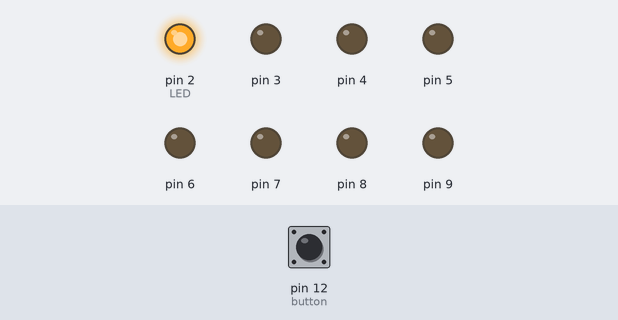
The sketch below on a simulated Arduino Uno, built with avr-gcc and run on an emulated ATmega328P. Shown: output pins drawn as LEDs (lit = HIGH). The inputs (shaded band) are chosen by the test bench; at power-on: pin 12 (button) HIGH.

Above: at 1.2 s.
1.3 s: pin 12 (button) pulled LOW for 0.15 s
At 2.3 s:
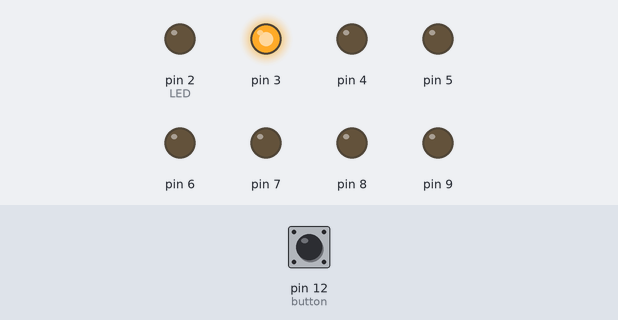
2.9 s: pin 12 (button) pulled LOW for 1 s
At 4.7 s:
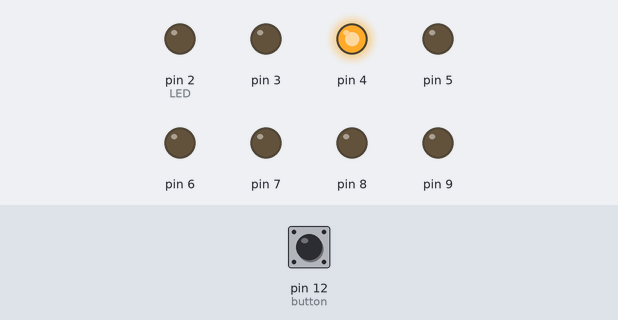
5.4 s: pin 12 (button) pulled LOW for 0.15 s
At 6.6 s:
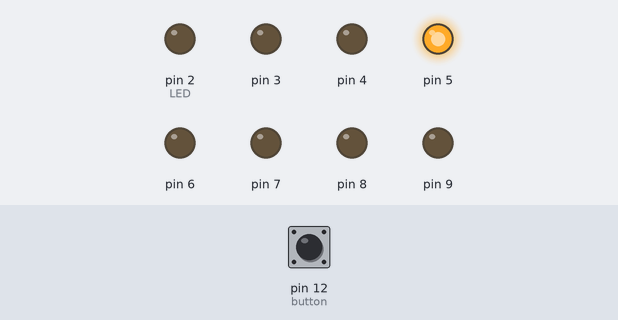
7.0 s: pin 12 (button) pulled LOW for 3.2 s
At 8.3 s:
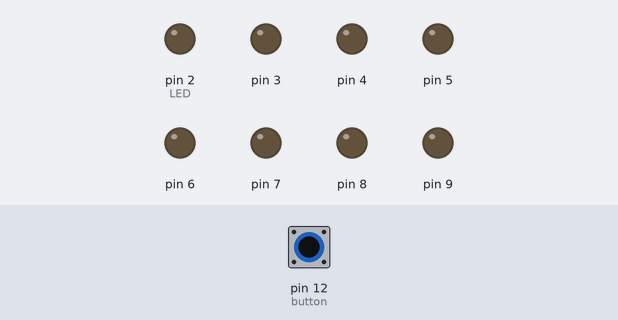
11.7 s: pin 12 (button) pulled LOW for 0.15 s
At 12.6 s:
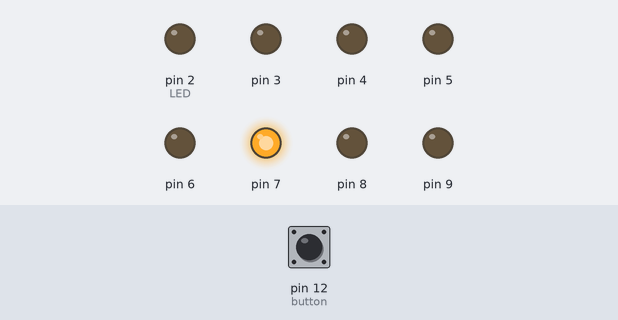
13.3 s: pin 12 (button) pulled LOW for 1 s
At 15.0 s:
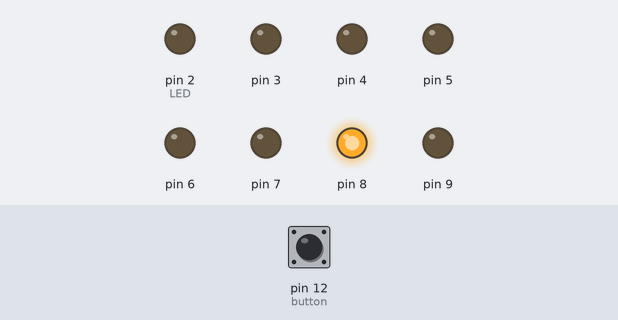
Timing chart, 0 to 16.5 s (numbered marks = the images above; inputs shaded):
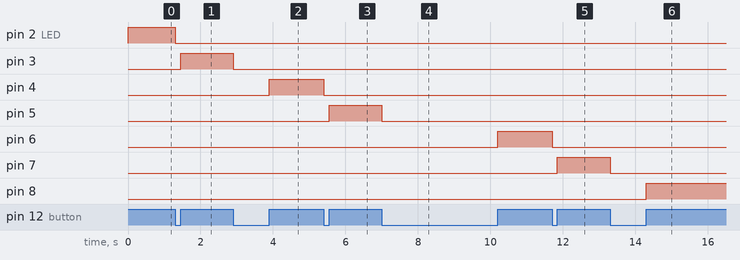

Measured:
- after the input at 1.3 s, pin 2 (LED): HIGH → LOW at once; pin 3: LOW → HIGH after 0.15 s
- after the input at 2.9 s, pin 3: HIGH → LOW at once; pin 4: LOW → HIGH after 1.0 s
- after the input at 5.4 s, pin 4: HIGH → LOW at once; pin 5: LOW → HIGH after 0.15 s
- after the input at 7.0 s, pin 5: HIGH → LOW at once; pin 6: LOW → HIGH after 3.2 s
- after the input at 11.7 s, pin 6: HIGH → LOW at once; pin 7: LOW → HIGH after 0.15 s
- after the input at 13.3 s, pin 7: HIGH → LOW at once; pin 8: LOW → HIGH after 1.0 s

The sketch:

chal1.ino
```cpp
long unsigned int cTime=0;
int delayTime=500;
int button=12;
int LED=2;

void setup() {
  Serial.begin(9600);
  for (int i=2; i<10 ; i++) {
    pinMode(i,OUTPUT);
  }
  pinMode(button,INPUT_PULLUP);
}

void loop() {
  digitalWrite(LED,HIGH);
  if (!digitalRead(button)){
    digitalWrite(LED,LOW);
    LED++;
    if (LED==10){
      LED=2;
    }
    while (!digitalRead(button)){
      delay(50);
    }
  }
}
```
